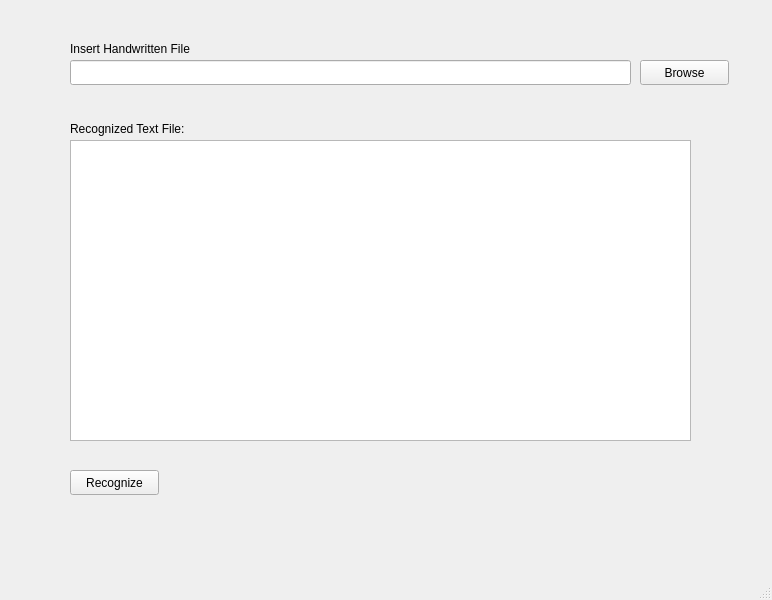
<?xml version="1.0" encoding="UTF-8"?>
<ui version="4.0">
 <class>MainWindow</class>
 <widget class="QMainWindow" name="MainWindow">
  <property name="geometry">
   <rect>
    <x>0</x>
    <y>0</y>
    <width>772</width>
    <height>600</height>
   </rect>
  </property>
  <property name="windowTitle">
   <string>MainWindow</string>
  </property>
  <widget class="QWidget" name="centralwidget">
   <widget class="QPushButton" name="browsebtn">
    <property name="geometry">
     <rect>
      <x>640</x>
      <y>60</y>
      <width>89</width>
      <height>25</height>
     </rect>
    </property>
    <property name="text">
     <string>Browse</string>
    </property>
   </widget>
   <widget class="QLineEdit" name="dirText">
    <property name="geometry">
     <rect>
      <x>70</x>
      <y>60</y>
      <width>561</width>
      <height>25</height>
     </rect>
    </property>
    <property name="text">
     <string/>
    </property>
   </widget>
   <widget class="QLabel" name="label">
    <property name="geometry">
     <rect>
      <x>70</x>
      <y>40</y>
      <width>161</width>
      <height>17</height>
     </rect>
    </property>
    <property name="text">
     <string>Insert Handwritten File</string>
    </property>
   </widget>
   <widget class="QLabel" name="label_2">
    <property name="geometry">
     <rect>
      <x>70</x>
      <y>120</y>
      <width>161</width>
      <height>17</height>
     </rect>
    </property>
    <property name="text">
     <string>Recognized Text File:</string>
    </property>
   </widget>
   <widget class="QTextEdit" name="outputText">
    <property name="geometry">
     <rect>
      <x>70</x>
      <y>140</y>
      <width>621</width>
      <height>301</height>
     </rect>
    </property>
    <property name="styleSheet">
     <string notr="true"/>
    </property>
    <property name="documentTitle">
     <string/>
    </property>
    <property name="html">
     <string>&lt;!DOCTYPE HTML PUBLIC &quot;-//W3C//DTD HTML 4.0//EN&quot; &quot;http://www.w3.org/TR/REC-html40/strict.dtd&quot;&gt;
&lt;html&gt;&lt;head&gt;&lt;meta name=&quot;qrichtext&quot; content=&quot;1&quot; /&gt;&lt;style type=&quot;text/css&quot;&gt;
p, li { white-space: pre-wrap; }
&lt;/style&gt;&lt;/head&gt;&lt;body style=&quot; font-family:'Ubuntu'; font-size:11pt; font-weight:400; font-style:normal;&quot;&gt;
&lt;p style=&quot;-qt-paragraph-type:empty; margin-top:0px; margin-bottom:0px; margin-left:0px; margin-right:0px; -qt-block-indent:0; text-indent:0px;&quot;&gt;&lt;br /&gt;&lt;/p&gt;&lt;/body&gt;&lt;/html&gt;</string>
    </property>
    <property name="placeholderText">
     <string/>
    </property>
   </widget>
   <widget class="QPushButton" name="recogbtn">
    <property name="geometry">
     <rect>
      <x>70</x>
      <y>470</y>
      <width>89</width>
      <height>25</height>
     </rect>
    </property>
    <property name="text">
     <string>Recognize</string>
    </property>
   </widget>
  </widget>
  <widget class="QMenuBar" name="menubar">
   <property name="geometry">
    <rect>
     <x>0</x>
     <y>0</y>
     <width>772</width>
     <height>22</height>
    </rect>
   </property>
  </widget>
  <widget class="QStatusBar" name="statusbar"/>
 </widget>
 <resources/>
 <connections/>
</ui>
